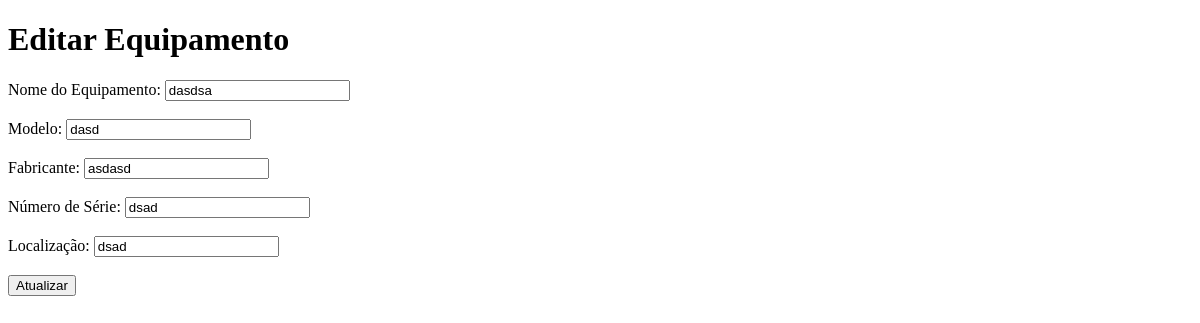
Page /editar/4 on the earlier database version.
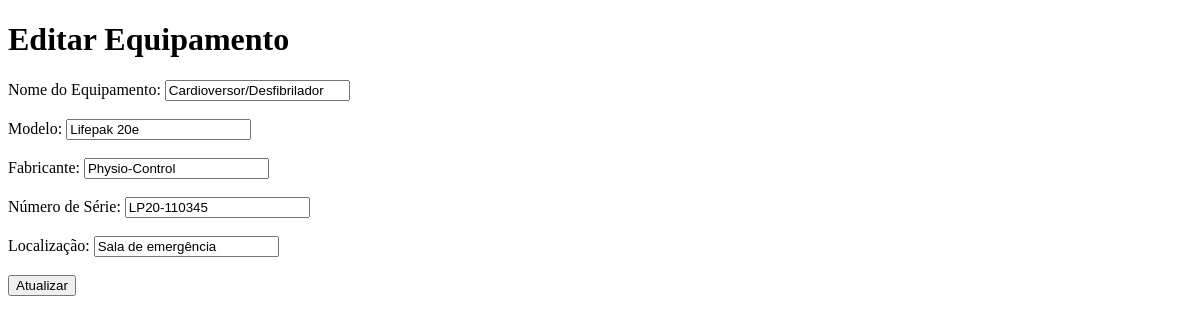
Same page on the later database version.
### app/models.py (models this page shows, shortened)
class Equipamento(db.Model):
    __tablename__ = 'equipamentos'
    id = db.Column(db.Integer, primary_key=True)
    nome = db.Column(db.String(80), nullable=False)
    modelo = db.Column(db.String(50), nullable=False)
    fabricante = db.Column(db.String(50), nullable=False)
    num_serie = db.Column(db.String(50), unique=True, nullable=False)
    localizacao = db.Column(db.String(50), nullable=False)
    manutencoes = db.relationship('Manutencao', backref='equipamento', lazy=True)

### app/routes.py (the view, shortened to what this page needs)
@main.route('/editar/<int:id>', methods=['GET', 'POST'])
def editar(id):
    equipamento = Equipamento.query.get_or_404(id)
    return render_template('editar.html', equipamento=equipamento)

### app/templates/editar.html (shortened to what this page needs)
<!DOCTYPE html>
<html lang="pt-br">
<head>
</head>
<body>
    <h1>Editar Equipamento</h1>
    <form action="{{ url_for('main.editar', id=equipamento.id) }}" method="POST">
        <label for="nome">Nome do Equipamento:</label>
        <input type="text" id="nome" name="nome" value="{{ equipamento.nome }}" required><br><br>
        <label for="modelo">Modelo:</label>
        <input type="text" id="modelo" name="modelo" value="{{ equipamento.modelo }}" required><br><br>
        <label for="fabricante">Fabricante:</label>
        <input type="text" id="fabricante" name="fabricante" value="{{ equipamento.fabricante }}" required><br><br>
        <label for="num_serie">Número de Série:</label>
        <input type="text" id="num_serie" name="num_serie" value="{{ equipamento.num_serie }}" required><br><br>
        <label for="localizacao">Localização:</label>
        <input type="text" id="localizacao" name="localizacao" value="{{ equipamento.localizacao }}" required><br><br>
        <button type="submit">Atualizar</button>
    </form>
</body>
</html>

Differences in the rows shown:
changed Equipamento: nome "dasdsa" → "Cardioversor/Desfibrilador"; modelo "dasd" → "Lifepak 20e"; fabricante "asdasd" → "Physio-Control"; num_serie "dsad" → "LP20-110345"; localizacao "dsad" → "Sala de emergência"
